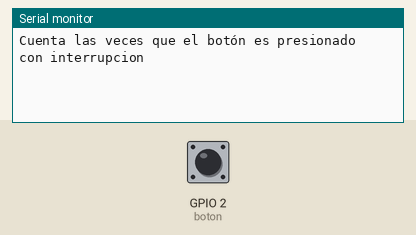
A sketch run on a simulated ESP32. Parts: the last lines printed to the serial monitor. Inputs (shaded band) come from the test bench; at power-on: GPIO 2 (boton) HIGH.

Above: at 1.4 s.
1.5 s: GPIO 2 (boton) pulled LOW for 0.15 s
At 2.7 s:
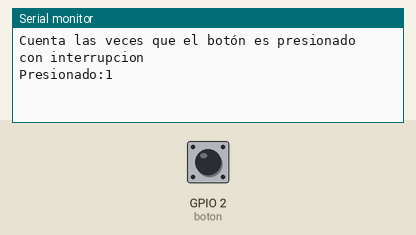
3.1 s: GPIO 2 (boton) pulled LOW for 1 s
At 4.2 s:
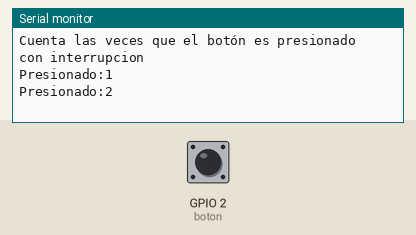
5.6 s: GPIO 2 (boton) pulled LOW for 0.15 s
At 6.1 s:
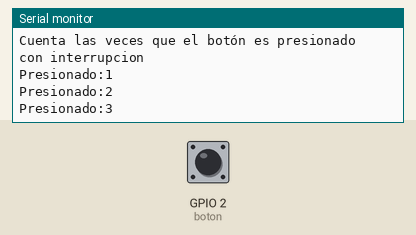

Measured:
- after the input at 1.5 s, the serial monitor: prints a new line at once (image 1)
- after the input at 3.1 s, the serial monitor: prints a new line at once (image 2)
- after the input at 5.6 s, the serial monitor: prints a new line at once (image 3)

The sketch:

Interrupcion.ino
```cpp
// Interrupcion
#define t_rebote 150
int boton = 2;
unsigned int t_bak=0;
bool boton_sta = 0;
int cta = 0;

//FILTRO
bool f_Filtro(){
  if(millis()-t_bak >= t_rebote)
  {
    t_bak = millis();
    return 1;
  }
  return 0;
}

//INTERRUPT SERVICE
void IRAM_ATTR f_Cuenta(){
  if(f_Filtro)
    boton_sta =1;
}
void setup() {
  //UART
  Serial.begin(115200);
  delay(200);
  //GPIO
  pinMode(boton,INPUT);
  //INTERRUPCION
  attachInterrupt(boton, f_Cuenta, FALLING);
  //UART MONITOR
  Serial.println();
  Serial.println("Cuenta las veces que el botón es presionado con interrupcion");
  Serial.println();
}

void loop() {
  if(boton_sta){
    cta++;
    Serial.println("Presionado:" + String(cta));
    boton_sta=0;
  }

}
```
